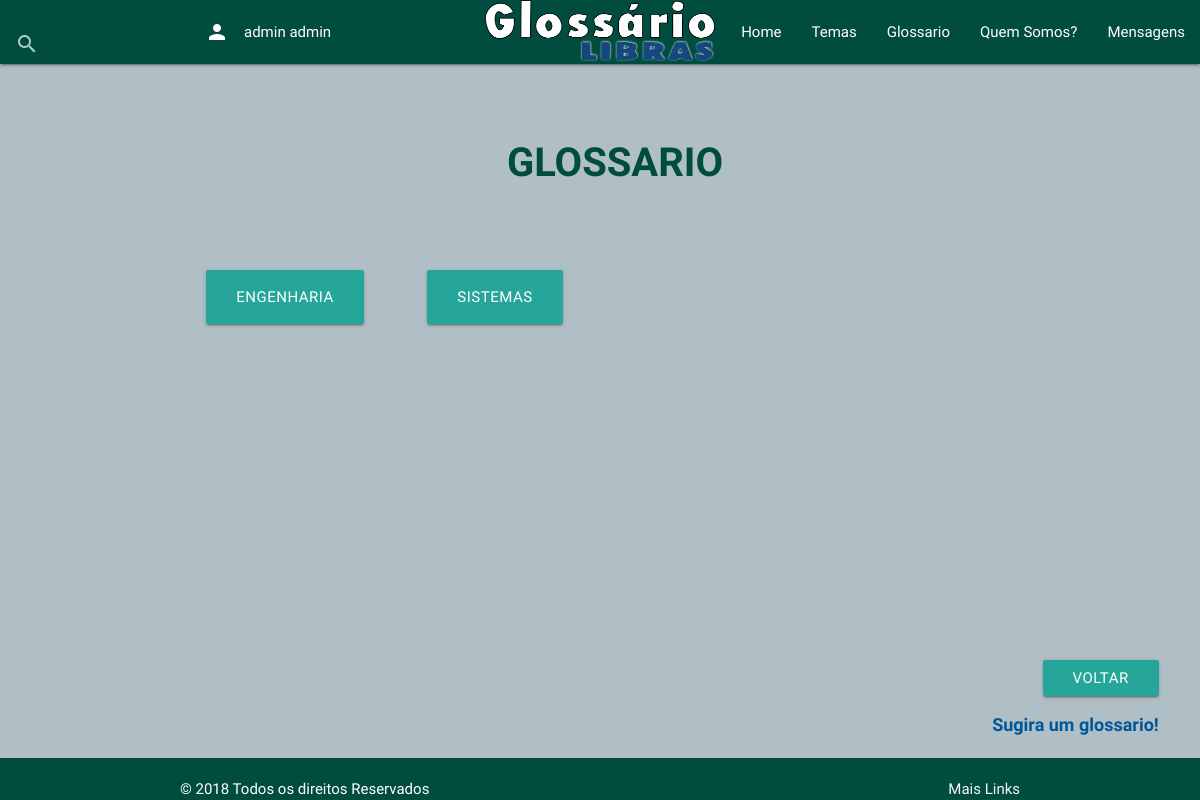
Page /Glossario/conteudo-categorias-glossarios/ (signed in) on the committed database.
### Glossario/models.py (models this page shows, shortened)
class Perfil(models.Model):
    user = models.OneToOneField(User, on_delete=models.CASCADE, null=True, editable=False)
    nome = models.CharField(max_length=255, null=False)
    sobrenome = models.CharField(max_length=255, null=True)
    curso = models.CharField(max_length=255, null=True)
    universidade = models.CharField(max_length=255, null=True)
    glossarios_responsavel = models.ManyToManyField(Glossario, related_name='responsavel', blank=True)
    glossarios = models.ManyToManyField(Glossario, related_name='membro', blank=True)

class Glossario(models.Model):
    titulo = models.CharField(max_length=200)
    pai = models.ForeignKey("self", on_delete=models.CASCADE, default=None, blank=True, null=True)
    postado = models.BooleanField(default=False)

### Glossario/views.py (the view)
# urls.py: path('conteudo-categorias-glossarios/', views.conteudo_categorias_glossarios, name='conteudo-categorias-glossarios'),
@login_required
def conteudo_categorias_glossarios(request):
    try:
        user_logado_id = request.user.id
        perfis = Perfil.objects.all()
        perfil_logado = Perfil.objects.get( user=user_logado_id )
        lista_glossarios = perfil_logado.glossarios.filter( pai = None, postado=True)
        lista_glossarios_filhos_responsavel = perfil_logado.glossarios_responsavel.filter( pai = None)
        context = {'lista_glossarios': lista_glossarios,
                   'perfil_logado': perfil_logado,
                   'lista_glossarios_filhos_responsavel': lista_glossarios_filhos_responsavel}
    except Glossario.DoesNotExist:
        raise Http404("Não existem Glossario")
    return render(request,'Glossario/categorias-glossario.html', context)

### Glossario/templates/Glossario/categorias-glossario.html (shortened to what this page needs)
{% extends 'Glossario/base.html' %}
 {% block content %}
<center>
   		<br></br>
   		<h1> GLOSSARIO </h1>
   		<br></br>
{% if lista_glossarios %}
    <ul>
    <div class="row container">
    {% for glossario in lista_glossarios %}
       <div class="col l3">
       		<li><a href="/conteudo-categorias-glossarios/{{ glossario.id }}/ " class="waves-effect waves-light btn-large color #01579b  center">{{ glossario.titulo }}</a></li>
   		</div>
    {% endfor %}
    </ul>
{% endif %}
{% endblock %}
{% block footer %}
     <div class="footer">
      <div class="row" >
        <div class="col s12 push-s1 right-align ">
          <button class="waves-effect waves-light btn color #01579b" type="submit" nome="voltar" onclick='history.go(-1)' >Voltar</button>
          <a class ="link" href="/01/enviar-glossario/ "/> Sugira um glossario!</a>
        </div>
      </div>
    </div>
{% endblock %}

### Glossario/templates/Glossario/base.html (shortened to what this page needs)
{% load staticfiles %}
<!DOCTYPE html>
<html lang= "pt-br">
	<head>
		<link rel="stylesheet" type="text/css" href="../../static/Glossario/css/materialize.css">
		<link rel="stylesheet" type="text/css" href="../../static/Glossario/css/stilo-trabalho.css"/>
	</head>
   	<body>
   	<header>
   	<nav class="teal darken-4">
		<div class="nav-wrapper col 9">
			 <a href="http://localhost:8000/"><img href="/http://localhost:8000/" class="brand-logo center" src="../../static/Glossario/imagens/glossarioLibras.png" height="62" width="230" class="center"></a>
			<ul id="nav-mobile" class="right hide-on-med-and-down">
		        <li><a href="http://localhost:8000/"> Home </a></li>
		        <li><a href="http://localhost:8000/conteudo-categorias-temas/"> Temas </a></li>
		        <li><a href="http://localhost:8000/conteudo-categorias-glossarios/"> Glossario </a></li>
		        <li><a href="#"> Quem Somos? </a></li>
		        <li><a href="">Mensagens</a></li>
		    </ul>
           <form  class="left input-field" action="/resultado-pesquisa/?pesquisa=">
                <input type="text" name="pesquisa">
                <label  class="label" ><i class="material-icons right">search</i></label></form>
                {%  if user.is_authenticated  %}
                <ul class="left hide-on-med-and-down ">
	        			<li><a type="button"  id="MostrarEsconderMensagem">{{ perfil_logado.nome }} {{ perfil_logado.sobrenome }}<i class="material-icons left">person</i></a></li>
	           		</ul>
	            {% else %}
	            	<ul class="left hide-on-med-and-down ">
	        			<li><a class="waves-effect waves-light btn" href="http://localhost:8000/Usuarios/login/">Fazer Login</a></li>
	            	</ul>
	            {% endif %}
   	  	</div>
  	</nav>
  	</header>
	<main>
		{% block content %}
		{% endblock %}
	</main>
	<footer>
		<div >
		{% block footer %}
		{% endblock %}
		<div >
		<footer class="page-footer  teal darken-4"  >
        <div class="col l12">
            <div class="container ">© 2018 Todos os direitos Reservados<a class="grey-text text-lighten-4 right" href="#!">Mais Links</a>
        </div>
        </div>
       </footer>
    </footer>
  	</body>
 </html>

### Glossario/static/Glossario/css/stilo-trabalho.css (style rules this page uses)
body { display: flex; min-height: 100vh; flex-direction: column; background-color: #b0bec5; }
main { flex: 1 0 auto; }
.footer { position:static; bottom: 5%; width: 90%; }
h1 { font-size: 40px; text-indent: 30px; font-weight: bold; color: #004d40; list-style: none; }
.link { font-size: 18px; text-indent: 30px; font-weight: bold; color:#01579b ; list-style: none; }

### rows in the picture
Perfil: nome "admin", sobrenome "admin"
Glossario: titulo "ENGENHARIA"
Glossario: titulo "SISTEMAS"
